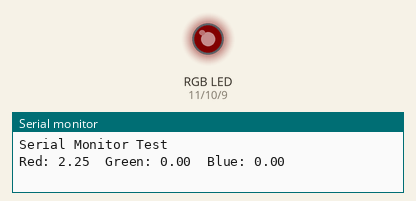
A sketch run on a simulated Arduino Uno, built with avr-gcc and run on an emulated ATmega328P. Parts: an RGB LED mixed from three pins (HIGH = lit), the last lines printed to the serial monitor. Dim RGB values are drawn brighter than linear.

Above: at 0.05 s.
At 1.5 s:
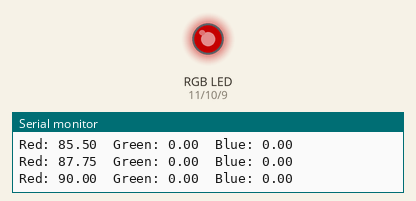
At 2.95 s:
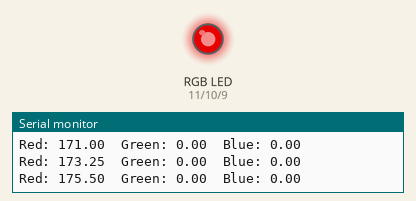
At 5.9 s:
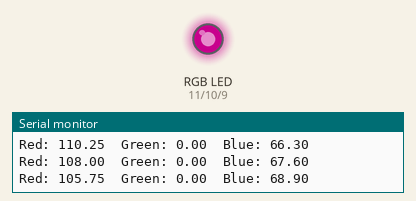
At 8.85 s:
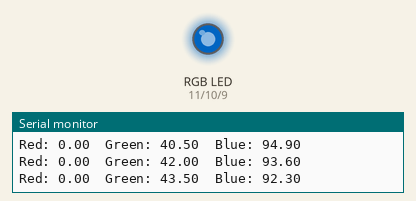
At 11.8 s:
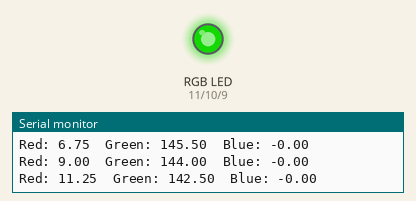
Timing chart, 0 to 15.4 s (numbered marks = the images above):
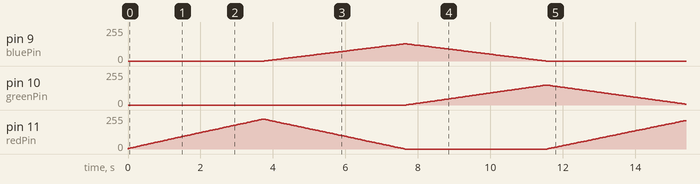

The sketch:

fade_rgb.ino
```cpp
int redPin = 11;
int greenPin = 10;
int bluePin = 9;
double r = 0;
double g = 0;
double b = 0;
int autoStep = 0;

void setup()
{
  pinMode(redPin, OUTPUT);
  pinMode(greenPin, OUTPUT);
  pinMode(bluePin, OUTPUT);
  Serial.begin(9600);
  Serial.print("Serial Monitor Test\n");
}

void loop()
{
  if (autoStep == 0)
  {
    for (int i = 0; i < 100; i++)
    {
      r += 225.0 / 100;
      setColor(r, g, b);
      printColor();
      delay(5);
    }
    autoStep++;
  }
  else if (autoStep == 1)
  {
    for (int i = 0; i < 100; i++)
    {
      r -= 225.0 / 100;
      b += 130.0 / 100;
      setColor(r, g, b);
      printColor();
      delay(5);
    }
    autoStep++;
  }
  else if (autoStep == 2)
  {
    for (int i = 0; i < 100; i++)
    {
      b -= 130.0 / 100;
      g += 150.0 / 100;
      setColor(r, g, b);
      printColor();
      delay(5);
    }
    autoStep++;
  }
  else if (autoStep == 3)
  {
    for (int i = 0; i < 100; i++)
    {
      g -= 150.0 / 100;
      r += 225.0 / 100;
      setColor(r, g, b);
      printColor();
      delay(5);
    }
    autoStep = 1;
  }
}

void printColor()
{
  Serial.print("Red: ");
  Serial.print(r);
  Serial.print("  Green: ");
  Serial.print(g);
  Serial.print("  Blue: ");
  Serial.print(b);
  Serial.print("\n");
}

void setColor(int red, int green, int blue)
{
#ifdef COMMON_ANODE
  red = 255 - red;
  green = 255 - green;
  blue = 255 - blue;
#endif
  analogWrite(redPin, red);
  analogWrite(greenPin, green);
  analogWrite(bluePin, blue);
}
```
